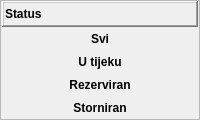
          <widget class="QFrame" name="fraStatus">
           <property name="sizePolicy">
            <sizepolicy hsizetype="Preferred" vsizetype="Maximum">
             <horstretch>0</horstretch>
             <verstretch>0</verstretch>
            </sizepolicy>
           </property>
           <property name="frameShape">
            <enum>QFrame::StyledPanel</enum>
           </property>
           <property name="frameShadow">
            <enum>QFrame::Raised</enum>
           </property>
           <layout class="QVBoxLayout" name="verticalLayout_8">
            <property name="spacing">
             <number>1</number>
            </property>
            <property name="leftMargin">
             <number>1</number>
            </property>
            <property name="topMargin">
             <number>0</number>
            </property>
            <property name="rightMargin">
             <number>1</number>
            </property>
            <property name="bottomMargin">
             <number>0</number>
            </property>
            <item>
             <widget class="QFrame" name="fraStatusTitle">
              <property name="sizePolicy">
               <sizepolicy hsizetype="Preferred" vsizetype="Maximum">
                <horstretch>0</horstretch>
                <verstretch>0</verstretch>
               </sizepolicy>
              </property>
              <property name="frameShape">
               <enum>QFrame::WinPanel</enum>
              </property>
              <property name="frameShadow">
               <enum>QFrame::Raised</enum>
              </property>
              <layout class="QHBoxLayout" name="horizontalLayout_13">
               <property name="spacing">
                <number>1</number>
               </property>
               <property name="leftMargin">
                <number>1</number>
               </property>
               <property name="topMargin">
                <number>0</number>
               </property>
               <property name="rightMargin">
                <number>1</number>
               </property>
               <property name="bottomMargin">
                <number>0</number>
               </property>
               <item>
                <widget class="QLabel" name="lblStatusTitle">
                 <property name="font">
                  <font>
                   <weight>75</weight>
                   <bold>true</bold>
                  </font>
                 </property>
                 <property name="text">
                  <string>Status</string>
                 </property>
                </widget>
               </item>
               <item>
                <widget class="QPushButton" name="pushButton_9">
                 <property name="sizePolicy">
                  <sizepolicy hsizetype="Maximum" vsizetype="Fixed">
                   <horstretch>0</horstretch>
                   <verstretch>0</verstretch>
                  </sizepolicy>
                 </property>
                 <property name="text">
                  <string/>
                 </property>
                 <property name="icon">
                  <iconset resource="../../resources/DonatForm.qrc">
                   <normaloff>:/InDonat/Forms/images/ig_menuGreenUp.gif</normaloff>:/InDonat/Forms/images/ig_menuGreenUp.gif</iconset>
                 </property>
                 <property name="iconSize">
                  <size>
                   <width>16</width>
                   <height>24</height>
                  </size>
                 </property>
                 <property name="flat">
                  <bool>true</bool>
                 </property>
                </widget>
               </item>
              </layout>
             </widget>
            </item>
            <item>
             <widget class="QFrame" name="fraStatusButtons">
              <property name="sizePolicy">
               <sizepolicy hsizetype="Preferred" vsizetype="Maximum">
                <horstretch>0</horstretch>
                <verstretch>0</verstretch>
               </sizepolicy>
              </property>
              <property name="frameShape">
               <enum>QFrame::NoFrame</enum>
              </property>
              <property name="frameShadow">
               <enum>QFrame::Raised</enum>
              </property>
              <layout class="QVBoxLayout" name="verticalLayout_24">
               <property name="spacing">
                <number>1</number>
               </property>
               <property name="leftMargin">
                <number>1</number>
               </property>
               <property name="topMargin">
                <number>0</number>
               </property>
               <property name="rightMargin">
                <number>1</number>
               </property>
               <property name="bottomMargin">
                <number>0</number>
               </property>
               <item>
                <widget class="QPushButton" name="btnStatusSvi">
                 <property name="font">
                  <font>
                   <weight>75</weight>
                   <bold>true</bold>
                  </font>
                 </property>
                 <property name="cursor">
                  <cursorShape>PointingHandCursor</cursorShape>
                 </property>
                 <property name="text">
                  <string>Svi</string>
                 </property>
                 <property name="icon">
                  <iconset resource="../../resources/DonatForm.qrc">
                   <normaloff>:/InDonat/Forms/images/dll-icon.jpg</normaloff>:/InDonat/Forms/images/dll-icon.jpg</iconset>
                 </property>
                 <property name="autoExclusive">
                  <bool>true</bool>
                 </property>
                 <property name="flat">
                  <bool>true</bool>
                 </property>
                </widget>
               </item>
               <item>
                <widget class="QPushButton" name="btnStatusUtijeku">
                 <property name="font">
                  <font>
                   <weight>75</weight>
                   <bold>true</bold>
                  </font>
                 </property>
                 <property name="cursor">
                  <cursorShape>PointingHandCursor</cursorShape>
                 </property>
                 <property name="text">
                  <string>U tijeku</string>
                 </property>
                 <property name="icon">
                  <iconset resource="../../resources/DonatForm.qrc">
                   <normaloff>:/InDonat/Forms/images/dll-icon.jpg</normaloff>:/InDonat/Forms/images/dll-icon.jpg</iconset>
                 </property>
                 <property name="autoExclusive">
                  <bool>true</bool>
                 </property>
                 <property name="flat">
                  <bool>true</bool>
                 </property>
                </widget>
               </item>
               <item>
                <widget class="QPushButton" name="btnStatusRezerviran">
                 <property name="font">
                  <font>
                   <weight>75</weight>
                   <bold>true</bold>
                  </font>
                 </property>
                 <property name="cursor">
                  <cursorShape>PointingHandCursor</cursorShape>
                 </property>
                 <property name="text">
                  <string>Rezerviran</string>
                 </property>
                 <property name="icon">
                  <iconset resource="../../resources/DonatForm.qrc">
                   <normaloff>:/InDonat/Forms/images/dll-icon.jpg</normaloff>:/InDonat/Forms/images/dll-icon.jpg</iconset>
                 </property>
                 <property name="autoExclusive">
                  <bool>true</bool>
                 </property>
                 <property name="flat">
                  <bool>true</bool>
                 </property>
                </widget>
               </item>
               <item>
                <widget class="QPushButton" name="btnStatusStorniran">
                 <property name="font">
                  <font>
                   <weight>75</weight>
                   <bold>true</bold>
                  </font>
                 </property>
                 <property name="cursor">
                  <cursorShape>PointingHandCursor</cursorShape>
                 </property>
                 <property name="text">
                  <string>Storniran</string>
                 </property>
                 <property name="icon">
                  <iconset resource="../../resources/DonatForm.qrc">
                   <normaloff>:/InDonat/Forms/images/dll-icon.jpg</normaloff>:/InDonat/Forms/images/dll-icon.jpg</iconset>
                 </property>
                 <property name="autoExclusive">
                  <bool>true</bool>
                 </property>
                 <property name="flat">
                  <bool>true</bool>
                 </property>
                </widget>
               </item>
              </layout>
             </widget>
            </item>
           </layout>
          </widget>
